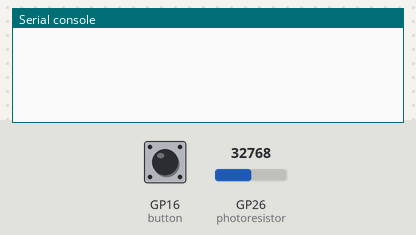
The program below on a simulated Raspberry Pi Pico running MicroPython. On the bench: the last lines printed to the serial console. The test bench sets the inputs (shaded band); at power-on: GP16 (button) LOW, GP26 (photoresistor) = 32768 (analog values on the 0–65535 scale). Files the program writes start out absent.

Above: at 1.2 s.
1.3 s: GP16 (button) pulled HIGH for 0.15 s
At 2.4 s:
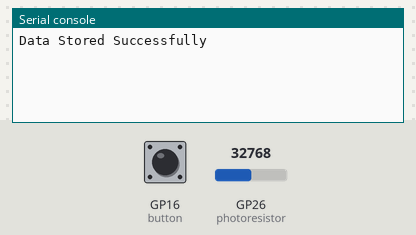
4.4 s: GP16 (button) pulled HIGH for 1 s
At 7.2 s:
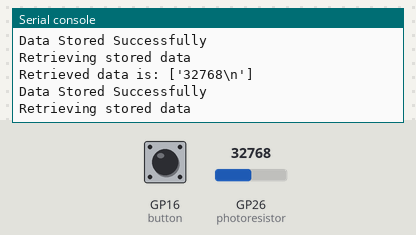
8.4 s: GP16 (button) pulled HIGH for 0.15 s
At 9.0 s:
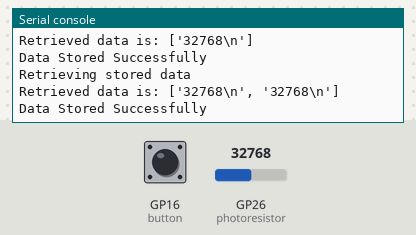
11.5 s: GP16 (button) pulled HIGH for 1 s
At 14.9 s:
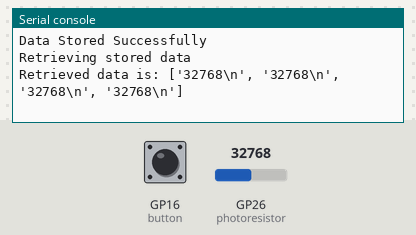
15.5 s: GP16 (button) pulled HIGH for 3.2 s
At 21.66 s:
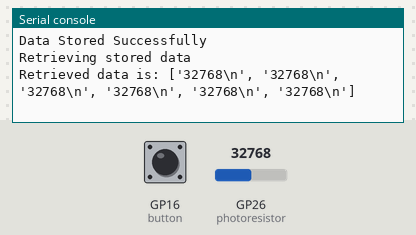
21.7 s: GP16 (button) pulled HIGH for 0.15 s
At 25.1 s:
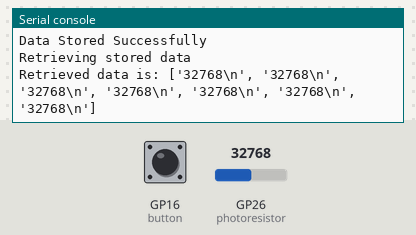

The program:

storage.py
```python
import machine
import time

# Initialize the photoresistor and the button
photoresistor = machine.ADC(machine.Pin(26))
button = machine.Pin(16, machine.Pin.IN, machine.Pin.PULL_DOWN)

# File to store data
filename = "light_data.txt"

def read_sensor_data():
    light_level = photoresistor.read_u16()
    return light_level

def store_data(data):
    with open(filename, 'a') as f:
        f.write(f"{data}\n")

def retrieve_data():
    try:
        with open(filename, 'r') as f:
            data = f.readlines()
            return data
    except OSError:
        return []

while True:
    if button.value() == 1:
        light_level = read_sensor_data()
        store_data(light_level)
        print(f"Data Stored Successfully")
        time.sleep(2)

        print(f"Retrieving stored data")
        file_content = retrieve_data()
        time.sleep(1)

        print(f"Retrieved data is: {file_content}")
```

Measured:
- after the input at 1.3 s, the serial console: prints a new line at once (image 1)
- after the input at 4.4 s, the serial console: prints a new line at once (image 2)
- after the input at 8.4 s, the serial console: prints a new line at once (image 3)
- after the input at 11.5 s, the serial console: prints a new line at once (image 4)
- after the input at 15.5 s, the serial console: prints a new line at once (image 5)
- after the input at 21.7 s, the serial console: prints a new line at once (image 6)
